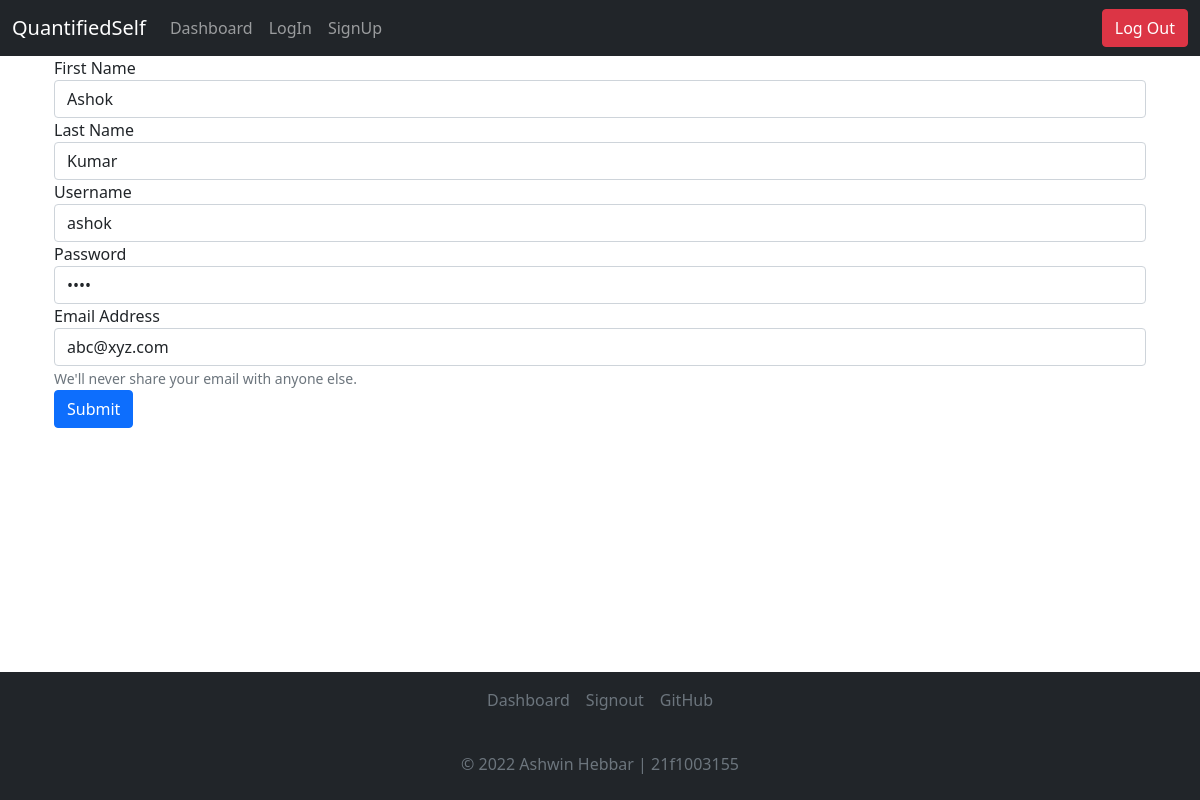
Page /10/edit (signed in) on the committed database.
### application/models.py (models this page shows)
class User(UserMixin, db.Model):
    __tablename__ = 'user'
    id = db.Column(db.Integer, autoincrement=True, primary_key=True)
    fname = db.Column(db.String, nullable=False)
    lname = db.Column(db.String, nullable=False)
    name = db.Column(db.String, unique=True, nullable=False)
    password = db.Column(db.String, nullable=False)
    email = db.Column(db.String)

### controllers/userops.py (the view, shortened to what this page needs)
@app.route("/<uid>/edit", methods=["GET", "POST"])
@login_required
def edituser(uid):
    if request.method == "GET":
        user = User.query.filter_by(id=uid).first()
        return render_template("edituser.html", user=user)

### main.py (called while the page is built)
@login_manager.user_loader
def load_user(user_id):
  return User.query.get(int(user_id))

### templates/edituser.html (shortened to what this page needs)
<!DOCTYPE html>
<html lang="en">
<head>
    <link href="https://cdn.jsdelivr.net/npm/bootstrap@5.1.3/dist/css/bootstrap.min.css" rel="stylesheet"
>
</head>
<body>
    <nav class="navbar navbar-expand-lg navbar-dark bg-dark">
        <div class="container-fluid">
            <a class="navbar-brand" href="#">QuantifiedSelf</a>
            <div class="collapse navbar-collapse">
                <ul class="navbar-nav me-auto mb-2 mb-lg-0">
                    <li class="nav-item">
                        <a class="nav-link" aria-current="page" href="/dashboard">Dashboard</a>
                    </li>
                    <li class="nav-item">
                        <a class="nav-link" href="/login">LogIn</a>
                    </li>
                    <li class="nav-item">
                        <a class="nav-link" href="/signup">SignUp</a>
                    </li>
                </ul>
            </div>
            <button type="button" onclick="document.location='/logout'" class="btn btn-danger">Log Out</button>
        </div>
    </nav>
    <div class="container">
        <form method="POST">
            <div class="container">
                <div class="form-group">
                    <label for="username">First Name</label>
                    <input name="fname" type="text" class="form-control" id="user_name" aria-describedby="emailHelp"
                        placeholder="Enter username" value="{{user.fname}}" required>
                    <div class="form-group">
                        <label for="username">Last Name</label>
                        <input name="lname" type="text" class="form-control" id="user_name" aria-describedby="emailHelp"
                            placeholder="Enter username" value="{{user.lname}}">
                        <div class="form-group">
                            <label for="username">Username</label>
                            <input name="user_name" type="text" class="form-control" id="user_name"
                                aria-describedby="emailHelp" placeholder="Enter username" value="{{user.name}}"
                                required>
                        </div>
                        <div class="form-group">
                            <label for="InputEmail1">Password</label>
                            <input value="{{user.password}}"" name = "passw" type="password" class="form-control"
                                id="InputEmail1" aria-describedby="emailHelp" placeholder="Enter email">
                        </div>
                        <div class="form-group">
                            <label for="InputEmail1">Email Address</label>
                            <input value="{{user.email}}" name="email" type="email" class="form-control"
                                id="InputEmail1" aria-describedby="emailHelp" placeholder="Enter email">
                            <small id="emailHelp" class="form-text text-muted">We'll never share your email with anyone
                                else.</small>
                        </div>
                        <button type="submit" class="btn btn-primary">Submit</button>
        </form>
    </div>
    <br>
    <div class="navbar fixed-bottom bg-dark d-flex flex-column">
        <footer class="py- my-0" style="bottom: 0; width: 100%;">
            <ul class="nav d-flex justify-content-center pb-3 mb-3 align-items-center justify-content-center ">
                <li class="nav-item"></li><a href="/dashboard" class="nav-link px-2 text-muted">Dashboard</a></li>
                <li class="nav-item"><a href="/signout" class="nav-link px-2 text-muted">Signout</a></li>
                <li class="nav-item"><a href="https://github.com/AshwinHebbar314/QuantifiedSelf"
                        class="nav-link px-2 text-muted">GitHub</a></li>
            </ul>
            <p class="text-center text-muted">&copy; 2022 Ashwin Hebbar | 21f1003155</p>
        </footer>
    </div>
</body>
</html>

### rows in the picture
User: fname "Ashok", lname "Kumar", user_name "ashok", email "abc@xyz.com"
